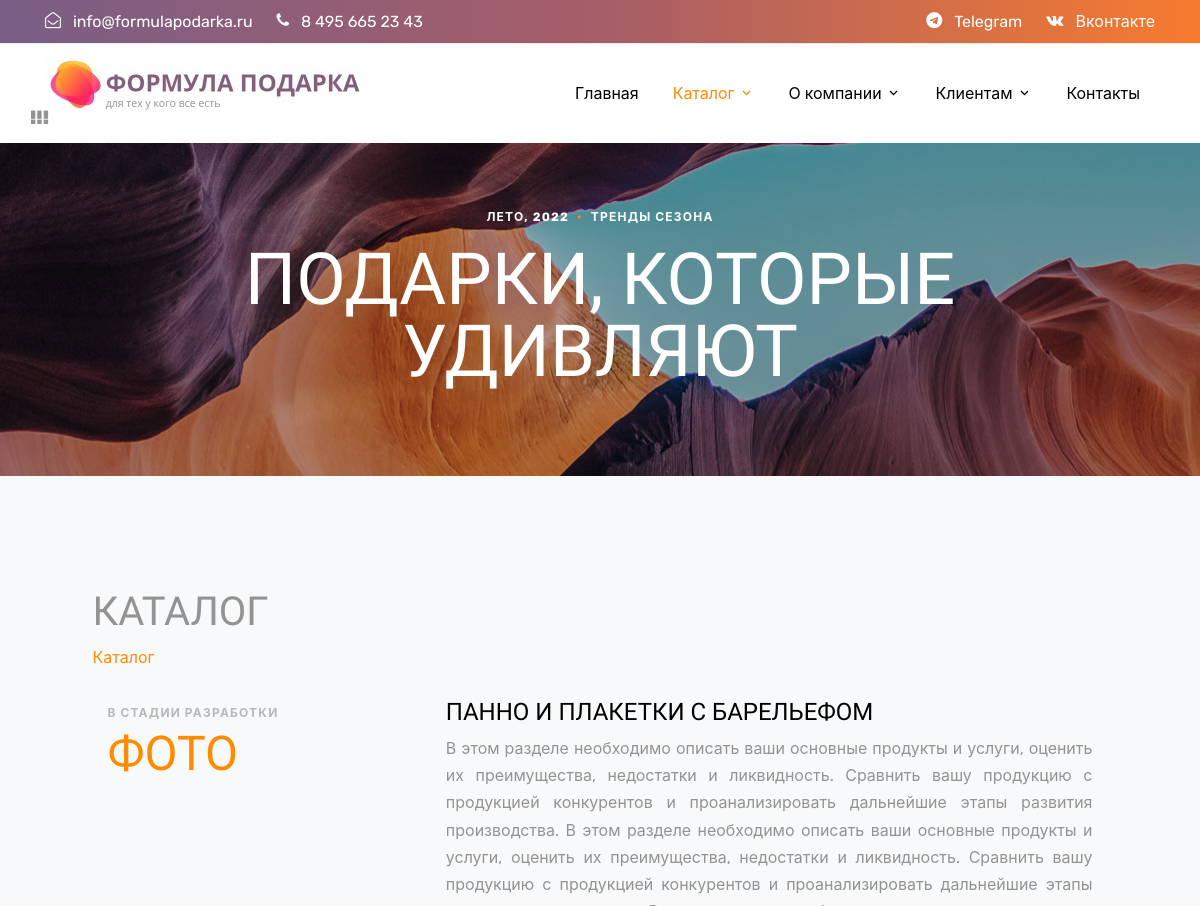
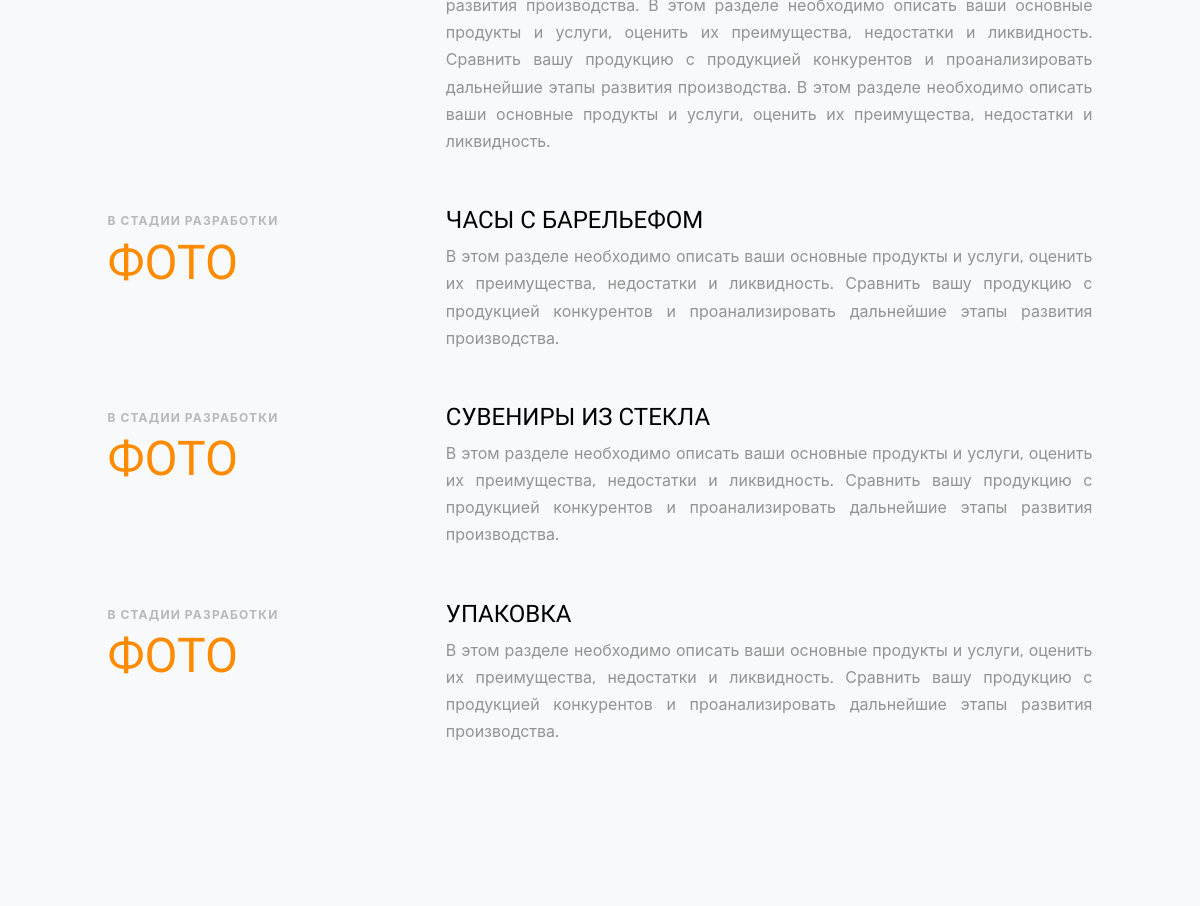
The app's page /catalog/ (upper part), older data (2 pictures, top to bottom).
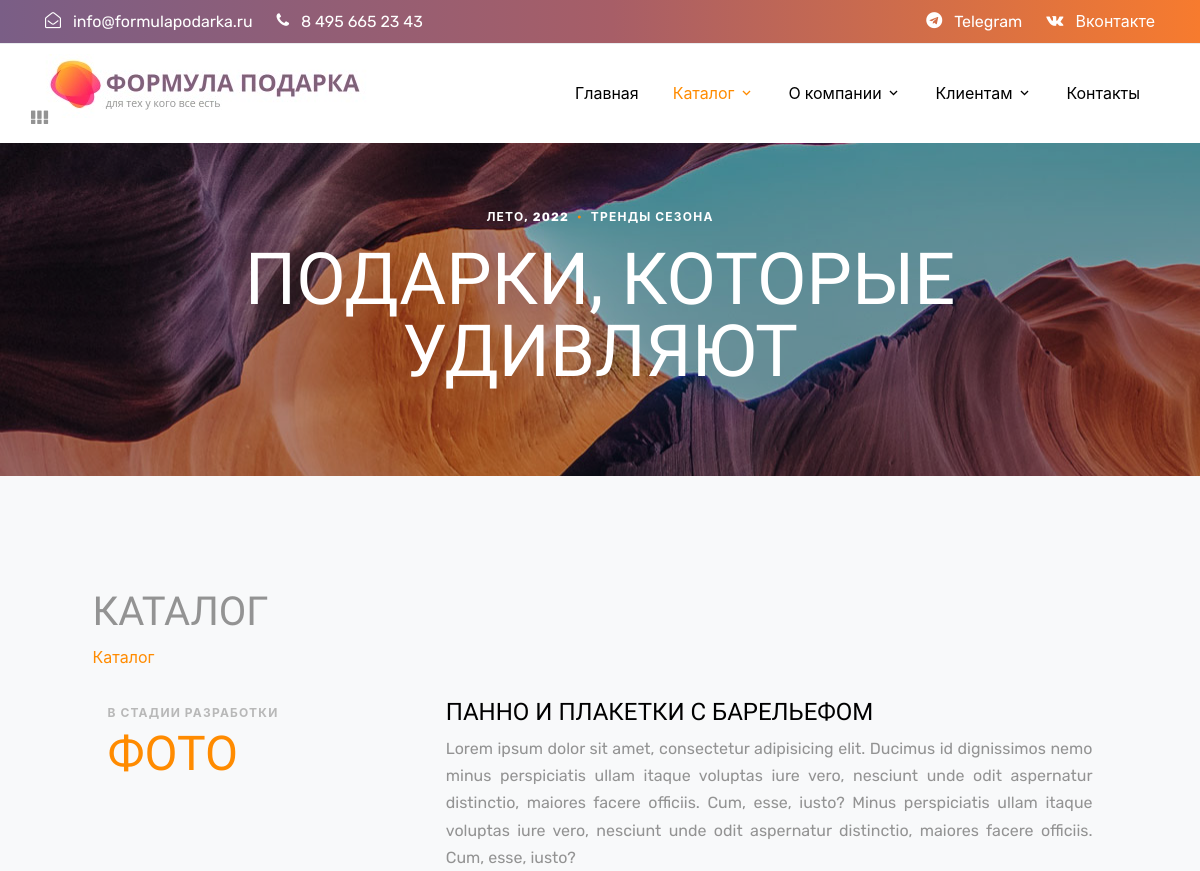
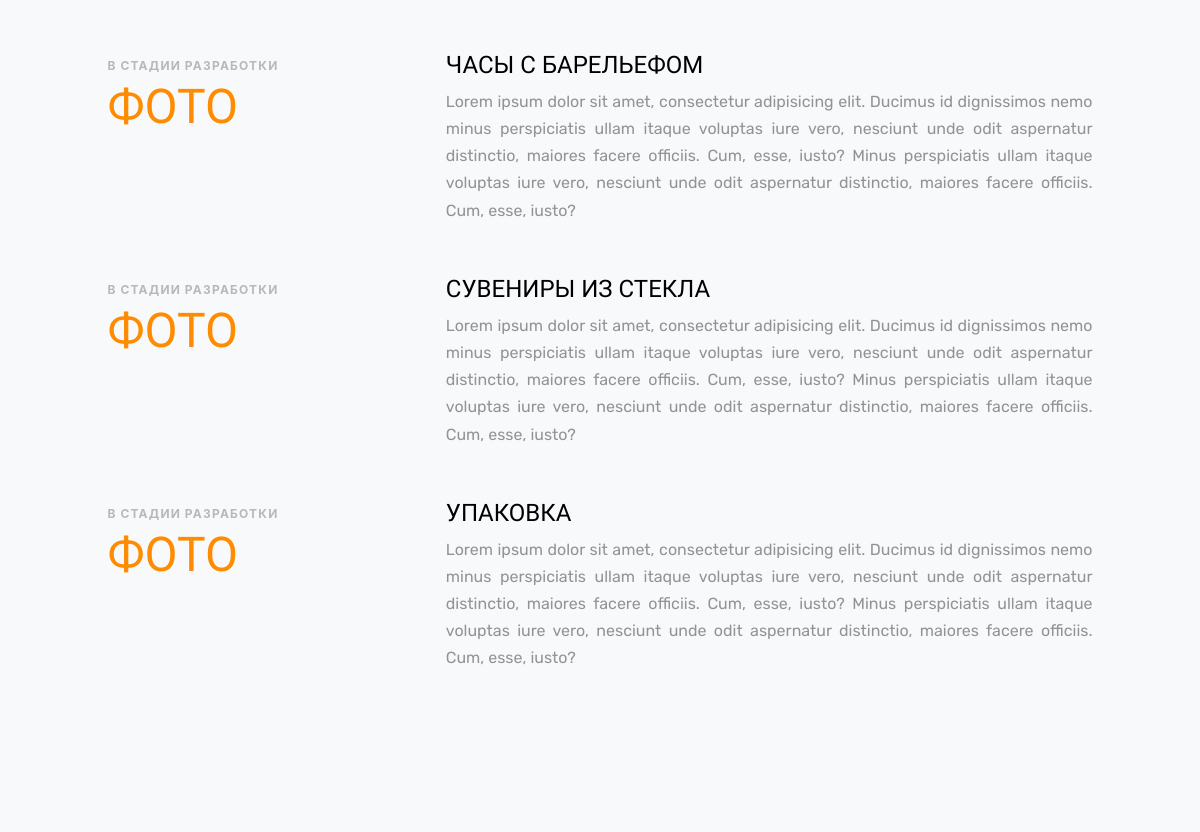
The same page, newer data (2 pictures, top to bottom).
### formula/models.py (models this page shows, shortened)
class Category(models.Model):
    name = models.CharField(default='', max_length=50)
    description = models.TextField(default='', max_length=800)
    slug = models.SlugField(default='', null=False, db_index=True)
    class Meta:
        verbose_name = 'Категория товаров'
        verbose_name_plural = 'Категории товаров'
    def __str__(self):
        return f'{self.name}'

### formula/views.py (the view)
# urls.py: path('catalog/', views.catalog, name='catalog-page'),
def catalog(request):
    categories = Category.objects.order_by('-id')
    products = Product.objects.order_by('-id')
    catalog_active = ' active'
    context = {
        'categories': categories,
        'products': products,
        'catalog_active': catalog_active
    }
    return render(request, 'formula/catalog.html', context)

### formula/models.py (called while the page is built)
    def __str__(self):
        return f'{self.title}'

### formula/templates/formula/catalog.html (shortened to what this page needs)
{% extends 'base.html' %}
{% block content %}
<h1>Каталог</h1>
<a href="{% url 'catalog-page' %}">Каталог</a>
<br><br>
<div class="container">
{% for field in categories %}
        <div class="row">
          <div class="col-lg-4 mb-5 mb-lg-0">
            <div class="block-heading-1">
              <span>В стадии разработки</span>
              <h2>Фото</h2>
            </div>
          </div>
          <div class="col-lg-8">
            <ul class="list-unstyled">
              <li class="mb-4">
                <h2 class="h4"><a href="{% url 'category-page' field.slug %}" class="text-black">{{field}}</a></h2>
                <p> {{field.description}} </p>
              </li>
            </ul>
          </div>
          </div>
  <br>
{% endfor %}
</div>
{% endblock %}

Row changes from the older to the newer data that the page shows:
changed Category "ПАННО И ПЛАКЕТКИ С БАРЕЛЬЕФОМ": description "В этом разделе необходимо описать ваши основные продукты и услуги, оценить их преимущества, недостатки и ликвидность. Сравнить вашу продукцию с продукцией конкурентов и проанализировать дальнейшие этапы развития производства. В этом разделе необходимо описать ваши основные продукты и услуги, оценить их преимущества, недостатки и ликвидность. Сравнить вашу продукцию с продукцией конкурентов и проанализировать дальнейшие этапы развития производства. В этом разделе необходимо описать ваши основные продукты и услуги, оценить их преимущества, недостатки и ликвидность. Сравнить вашу продукцию с продукцией конкурентов и проанализировать дальнейшие этапы развития производства. В этом разделе…" → "Lorem ipsum dolor sit amet, consectetur adipisicing elit. Ducimus id dignissimos nemo minus perspiciatis ullam itaque voluptas iure vero, nesciunt unde odit aspernatur distinctio, maiores facere officiis. Cum, esse, iusto? Minus perspiciatis ullam itaque voluptas iure vero, nesciunt unde odit aspernatur distinctio, maiores facere officiis. Cum, esse, iusto?"
changed Category "ЧАСЫ С БАРЕЛЬЕФОМ": description "В этом разделе необходимо описать ваши основные продукты и услуги, оценить их преимущества, недостатки и ликвидность. Сравнить вашу продукцию с продукцией конкурентов и проанализировать дальнейшие этапы развития производства." → "Lorem ipsum dolor sit amet, consectetur adipisicing elit. Ducimus id dignissimos nemo minus perspiciatis ullam itaque voluptas iure vero, nesciunt unde odit aspernatur distinctio, maiores facere officiis. Cum, esse, iusto? Minus perspiciatis ullam itaque voluptas iure vero, nesciunt unde odit aspernatur distinctio, maiores facere officiis. Cum, esse, iusto?"
changed Category "СУВЕНИРЫ ИЗ СТЕКЛА": description "В этом разделе необходимо описать ваши основные продукты и услуги, оценить их преимущества, недостатки и ликвидность. Сравнить вашу продукцию с продукцией конкурентов и проанализировать дальнейшие этапы развития производства." → "Lorem ipsum dolor sit amet, consectetur adipisicing elit. Ducimus id dignissimos nemo minus perspiciatis ullam itaque voluptas iure vero, nesciunt unde odit aspernatur distinctio, maiores facere officiis. Cum, esse, iusto? Minus perspiciatis ullam itaque voluptas iure vero, nesciunt unde odit aspernatur distinctio, maiores facere officiis. Cum, esse, iusto?"
changed Category "УПАКОВКА": description "В этом разделе необходимо описать ваши основные продукты и услуги, оценить их преимущества, недостатки и ликвидность. Сравнить вашу продукцию с продукцией конкурентов и проанализировать дальнейшие этапы развития производства." → "Lorem ipsum dolor sit amet, consectetur adipisicing elit. Ducimus id dignissimos nemo minus perspiciatis ullam itaque voluptas iure vero, nesciunt unde odit aspernatur distinctio, maiores facere officiis. Cum, esse, iusto? Minus perspiciatis ullam itaque voluptas iure vero, nesciunt unde odit aspernatur distinctio, maiores facere officiis. Cum, esse, iusto?"
